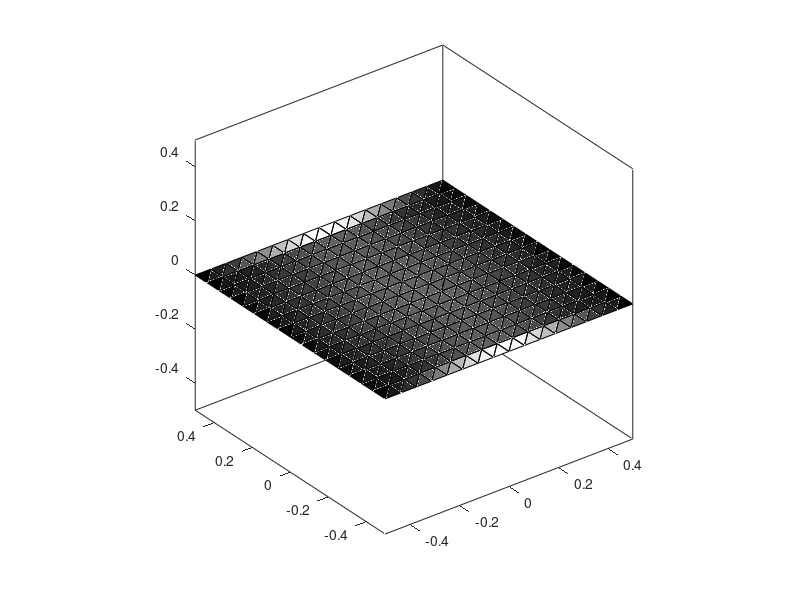

This figure's MATLAB source:
%RWG5 Visualizes the surface current magnitude 
%   Uses the mesh file from RWG2, mesh2.mat, and
%   the file containing surface current coefficients,
%   current.mat, from RWG4 as inputs.
%
%   Copyright 2002 AEMM. Revision 2002/03/05 
%   Chapter 2

clear all

%load the data
load('mesh2');
load('current');

Index=find(t(4,:)<=1);
Triangles=length(Index);

%Find the current density for every triangle
for k=1:Triangles
    i=[0 0 0]';
    for m=1:EdgesTotal
        IE=I(m)*EdgeLength(m);
        if(TrianglePlus(m)==k)
            i=i+IE*RHO_Plus(:,m)/(2*Area(TrianglePlus(m)));
        end
        if(TriangleMinus(m)==k)
            i=i+IE*RHO_Minus(:,m)/(2*Area(TriangleMinus(m)));
        end
    end
    CurrentNorm(k)=abs(norm(i));
end

Jmax=max(CurrentNorm);
MaxCurrent=strcat(num2str(Jmax),'[A/m]')
CurrentNorm1=CurrentNorm/max(CurrentNorm);
for m=1:Triangles
    N=t(1:3,m);
    X(1:3,m)=[p(1,N)]';
    Y(1:3,m)=[p(2,N)]';
    Z(1:3,m)=[p(3,N)]';      
end
C=repmat(CurrentNorm1,3,1);

h=fill3(X, Y, Z, C); %linear scale
colormap gray;
axis('equal');
rotate3d

